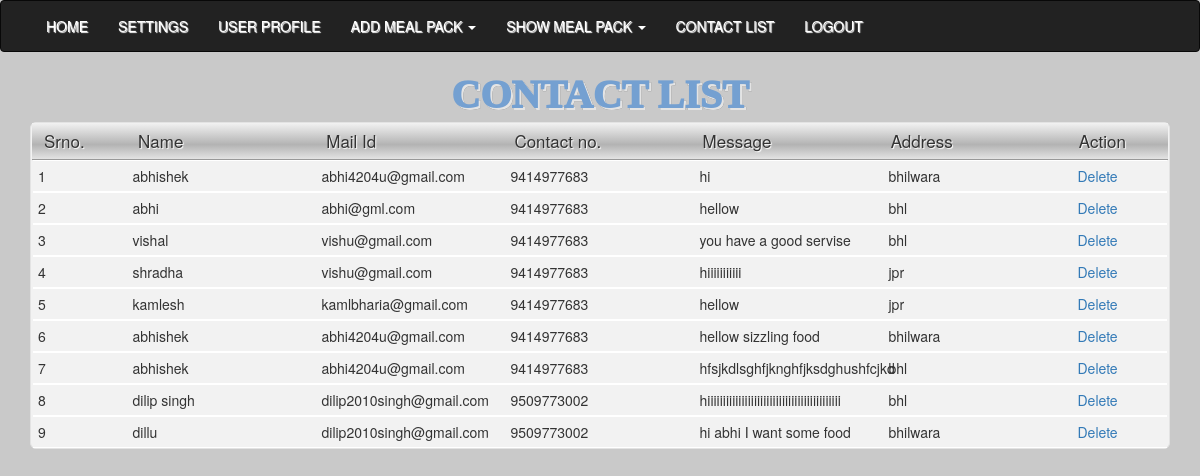
Screenshot of /admin/contact_list.php (signed in) with the database file from the repository.
### tables this page shows
CREATE TABLE IF NOT EXISTS `user_contactus` (
  `id` int(11) NOT NULL AUTO_INCREMENT,
  `name` varchar(250) NOT NULL,
  `mailid` varchar(250) NOT NULL,
  `contact` varchar(250) NOT NULL,
  `message` text NOT NULL,
  `address` text NOT NULL,
  PRIMARY KEY (`id`)
);

### admin/contact_list.php (the view, shortened to what this page needs)
<?php
include("header.php");
	$data			=	mysql_query("SELECT * FROM `user_contactus`")or die(mysql_error());
?>
	<div class="container">
	<h2 class="food_head">Contact List</h2>
		<div id="table-lunch_dinner">
			<div class="row thead">
				<div class="col-md-1 th">Srno.</div>
				<div class="col-md-2 th">Name</div>
				<div class="col-md-2 th">Mail Id</div>
				<div class="col-md-2 th">Contact no.</div>
				<div class="col-md-2 th">Message</div>
				<div class="col-md-2 th">Address</div>
				<div class="col-md-1 th">Action</div>
			</div>
					<?php
						$i	=	1;
						while($row	=	mysql_fetch_array($data))
						{
							$id			=	$row['id'];
							$name			=	$row['name'];
							$mail			=	$row['mailid'];
							$contact		=	$row['contact'];
							$message		=	$row['message'];
							$address		=	$row['address'];
					?>
						<div class="row tr">
							<div class="col-md-1 td"><?php echo $i; $i++;?></div>
							<div class="col-md-2 td"><?php echo $name;?></div>
							<div class="col-md-2 td"><?php echo $mail;?></div>
							<div class="col-md-2 td"><?php echo $contact;?></div>
							<div class="col-md-2 td"><?php echo $message;?></div>
							<div class="col-md-2 td"><?php echo $address;?></div>
							<div class="col-md-1 td"><a href="contact_delete.php?id=<?php echo $id; ?>" >Delete</a></div>
						</div>
					<?php
						}
					?>
		</div>
	</div>
	</body>
</html>

### admin/css/lunch&dinner.css (style rules this page uses)
#table-lunch_dinner { border: 1px solid #e3e3e3; background-color: #f2f2f2; width: 100%; border-radius: 6px; -webkit-border-radius: 6px; -moz-border-radius: 6px; }
#table-lunch_dinner .td, #table-lunch_dinner .th { padding: 5px; color: #333; }
#table-lunch_dinner .thead { margin-left:1px; margin-right:1px; font-family: "Lucida Sans Unicode", "Lucida Grande", sans-serif; padding: .2em 0 .2em .5em; text-align: left; color: #4B4B4B; background-color: #C8C8C8; background-image: -webkit-gradient(linear, left top, left bottom, from(#f2f2f2), to(#e3e3e3), color-stop(.6,#B3B3B3)); background-image: -moz-linear-gradient(top, #D6D6D6, #B0B0B0, #B3B3B3 90%); border-bottom: solid 1px #999; }
#table-lunch_dinner .tr { margin-left:2px; margin-right:2px; }
#table-lunch_dinner .th { font-family: 'Helvetica Neue', Helvetica, Arial, sans-serif; font-size: 17px; line-height: 20px; font-style: normal; font-weight: normal; text-align: left; text-shadow: white 1px 1px 1px; }
#table-lunch_dinner .td { line-height: 20px; font-family: 'Helvetica Neue', Helvetica, Arial, sans-serif; font-size: 14px; border-bottom: 1px solid #fff; border-top: 1px solid #fff; }
.food_head { text-shadow: 2px 2px 0 #FFFFFF, 2px 2px 0 #000000; color: #2178d9; opacity:0.5; font-family:'Oleo Script', cursive; font-size: 40px; font-weight: 1000; line-height: 45px; margin: 0 0 5px; text-align: center; text-transform: uppercase; }

### rows the page displays
user_contactus: name "abhishek", mailid "abhi4204u@gmail.com", contact "9414977683", message "hi", address "bhilwara"
user_contactus: name "abhi", mailid "abhi@gml.com", contact "9414977683", message "hellow", address "bhl"
user_contactus: name "vishal", mailid "vishu@gmail.com", contact "9414977683", message "you have a good servise", address "bhl"
user_contactus: name "shradha", mailid "vishu@gmail.com", contact "9414977683", message "hiiiiiiiiiii", address "jpr"
user_contactus: name "kamlesh", mailid "kamlbharia@gmail.com", contact "9414977683", message "hellow", address "jpr"
user_contactus: name "abhishek", mailid "abhi4204u@gmail.com", contact "9414977683", message "hellow sizzling food", address "bhilwara"
user_contactus: name "abhishek", mailid "abhi4204u@gmail.com", contact "9414977683", message "hfsjkdlsghfjknghfjksdghushfcjkd", address "bhl"
user_contactus: name "dilip singh", mailid "dilip2010singh@gmail.com", contact "9509773002", message "hiiiiiiiiiiiiiiiiiiiiiiiiiiiiiiiiiiiiiiiiiii", address "bhl"
user_contactus: name "dillu", mailid "dilip2010singh@gmail.com", contact "9509773002", message "hi abhi I want some food", address "bhilwara"
